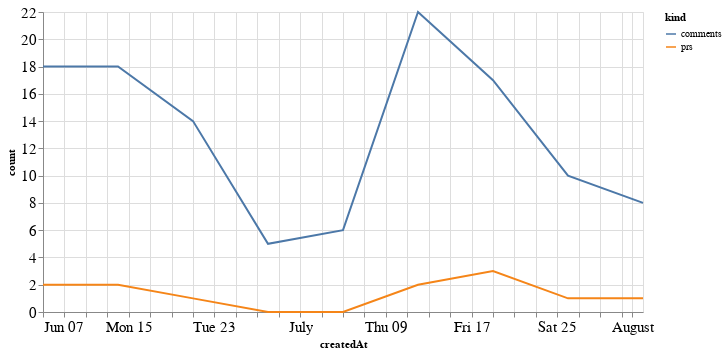

Source (notebook cell):
### Code cell
alt.Chart(total_time, width=600).mark_line().encode(
    x='createdAt',
    y='count',
    color='kind'
)

### Figure 1 — Vega-Lite specification as saved in the notebook (floating-point values rounded to 4 significant figures)
{"config": {"axisLeft": {"labelFontSize": 15}, "axisBottom": {"labelFontSize": 15}}, "data": {"name": "data-e88d76dc25e150a405962e2aacefa637"}, "mark": "line", "encoding": {"color": {"type": "nominal", "field": "kind"}, "x": {"type": "temporal", "field": "createdAt"}, "y": {"type": "quantitative", "field": "count"}}, "width": 600, "$schema": "https://vega.github.io/schema/vega-lite/v4.8.1.json", "datasets": {"data-e88d76dc25e150a405962e2aacefa637": [{"createdAt": "2020-06-07T00:00:00", "kind": "prs", "count": 2}, {"createdAt": "2020-06-14T00:00:00", "kind": "prs", "count": 2}, {"createdAt": "2020-06-21T00:00:00", "kind": "prs", "count": 1}, {"createdAt": "2020-06-28T00:00:00", "kind": "prs", "count": 0}, {"createdAt": "2020-07-05T00:00:00", "kind": "prs", "count": 0}, {"createdAt": "2020-07-12T00:00:00", "kind": "prs", "count": 2}, {"createdAt": "2020-07-19T00:00:00", "kind": "prs", "count": 3}, {"createdAt": "2020-07-26T00:00:00", "kind": "prs", "count": 1}, {"createdAt": "2020-08-02T00:00:00", "kind": "prs", "count": 1}, {"createdAt": "2020-06-07T00:00:00", "kind": "comments", "count": 18}, {"createdAt": "2020-06-14T00:00:00", "kind": "comments", "count": 18}, {"createdAt": "2020-06-21T00:00:00", "kind": "comments", "count": 14}, {"createdAt": "2020-06-28T00:00:00", "kind": "comments", "count": 5}, {"createdAt": "2020-07-05T00:00:00", "kind": "comments", "count": 6}, {"createdAt": "2020-07-12T00:00:00", "kind": "comments", "count": 22}, {"createdAt": "2020-07-19T00:00:00", "kind": "comments", "count": 17}, {"createdAt": "2020-07-26T00:00:00", "kind": "comments", "count": 10}, {"createdAt": "2020-08-02T00:00:00", "kind": "comments", "count": 8}]}}
